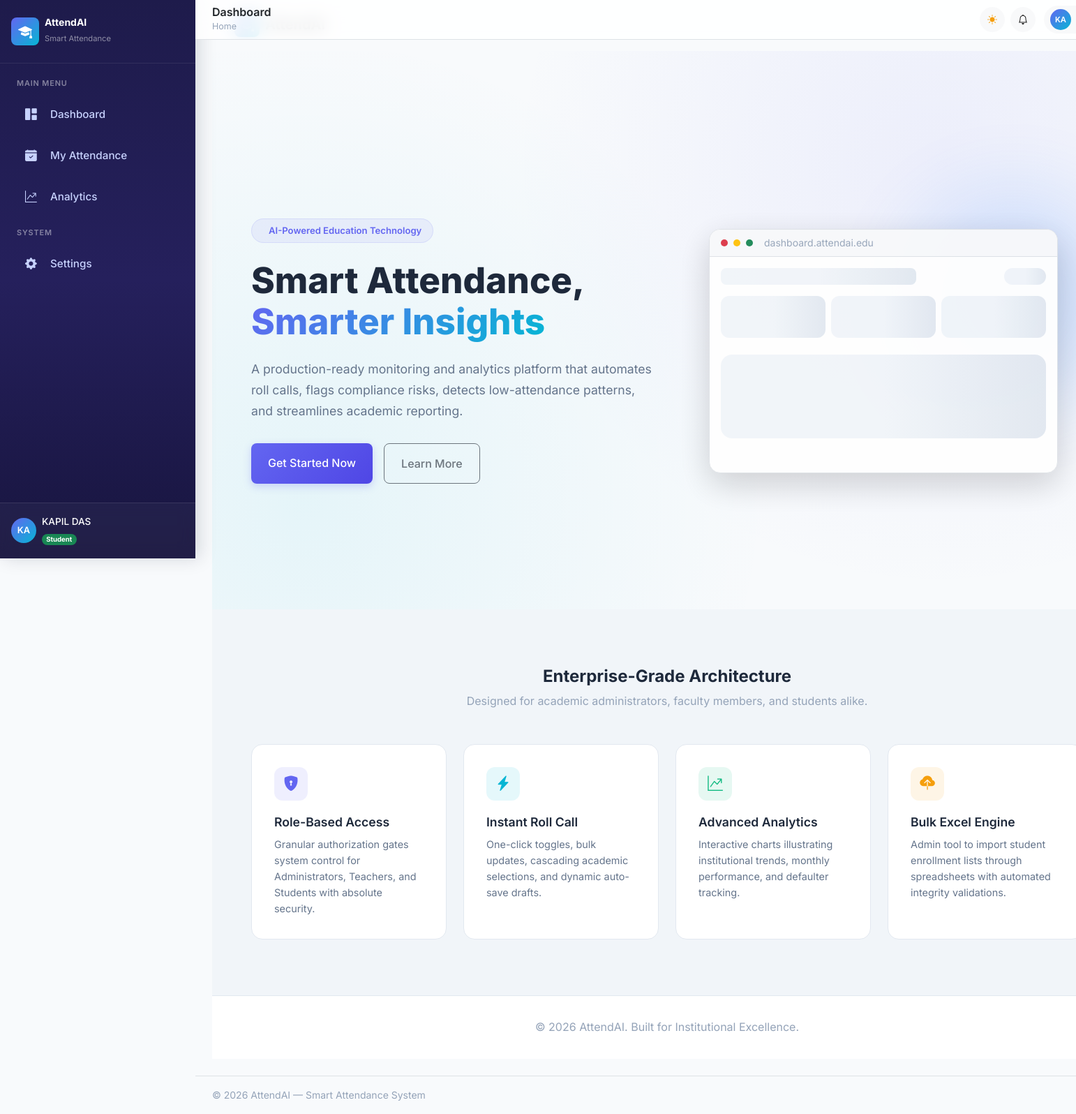
Page / (signed in) on the committed database.
### app/models/user.py (models this page shows, shortened)
class User(UserMixin, db.Model):
    __tablename__ = 'users'
    id = db.Column(db.Integer, primary_key=True)
    email = db.Column(db.String(120), unique=True, nullable=False, index=True)
    password_hash = db.Column(db.String(256), nullable=False)
    full_name = db.Column(db.String(100), nullable=False)
    phone = db.Column(db.String(20), nullable=True)
    avatar = db.Column(db.String(255), nullable=True)
    role = db.Column(db.String(20), nullable=False, default='teacher') # 'admin', 'teacher', 'student'
    is_active = db.Column(db.Boolean, default=True, nullable=False)
    created_at = db.Column(db.DateTime, default=datetime.utcnow, nullable=False)
    last_login = db.Column(db.DateTime, nullable=True)
    theme_preference = db.Column(db.String(10), default='light', nullable=False)

### app/__init__.py (the view)
    @app.route('/')
    def landing():
        return render_template('landing.html')

### app/templates/landing.html (shortened to what this page needs)
{% extends "base.html" %}
{% block extra_css %}
<link rel="stylesheet" href="{{ url_for('static', filename='css/landing.css') }}">
{% endblock %}
{% block content %}
<nav class="landing-nav" id="landingNav">
    <a href="#" class="landing-nav-brand">
        <div class="d-flex align-items-center gap-2">
            <div class="rounded-3 d-flex align-items-center justify-content-center text-white" style="width:36px;height:36px;background:linear-gradient(135deg,#6366f1,#06b6d4);">
                <i class="bi bi-mortarboard-fill fs-5"></i>
            </div>
            <span class="fw-bold text-dark fs-5">AttendAI</span>
        </div>
    </a>
</nav>
<section class="hero-section">
    <div class="container px-4">
        <div class="row align-items-center">
            <div class="col-lg-6">
                <div class="hero-content">
                    <div class="hero-badge">
                        <span>AI-Powered Education Technology</span>
                    </div>
                    <h1 class="hero-title">Smart Attendance, <span>Smarter Insights</span></h1>
                    <p class="hero-description">
                        A production-ready monitoring and analytics platform that automates roll calls, flags compliance risks, detects low-attendance patterns, and streamlines academic reporting.
                    </p>
                    <div class="hero-cta">
                        <a href="{{ url_for('auth.login') }}" class="btn btn-primary-gradient px-4 py-3">Get Started Now</a>
                        <a href="#features" class="btn btn-outline-secondary px-4 py-3 rounded-3" style="font-weight:500;">Learn More</a>
                    </div>
                </div>
            </div>
            <div class="col-lg-6 d-none d-lg-block">
                <div class="position-relative ms-5">
                    <div class="rounded-4 overflow-hidden border shadow-lg" style="width: 500px; height: 350px; background: #fff; opacity: 0.95;">
                        <div class="bg-light px-3 py-2 border-bottom d-flex align-items-center gap-2">
                            <span class="rounded-circle bg-danger" style="width:10px;height:10px;display:inline-block;"></span>
                            <span class="rounded-circle bg-warning" style="width:10px;height:10px;display:inline-block;"></span>
                            <span class="rounded-circle bg-success" style="width:10px;height:10px;display:inline-block;"></span>
                            <small class="text-muted ms-2">dashboard.attendai.edu</small>
                        </div>
                        <div class="p-3">
                            <div class="d-flex justify-content-between align-items-center mb-3">
                                <div class="skeleton-title skeleton mb-0"></div>
                                <div class="skeleton mb-0" style="width:60px;height:24px;border-radius:20px;"></div>
                            </div>
                            <div class="row g-2 mb-3">
                                <div class="col-4"><div class="skeleton-card skeleton" style="height:60px;border-radius:12px;"></div></div>
                                <div class="col-4"><div class="skeleton-card skeleton" style="height:60px;border-radius:12px;"></div></div>
                                <div class="col-4"><div class="skeleton-card skeleton" style="height:60px;border-radius:12px;"></div></div>
                            </div>
                            <div class="skeleton-card skeleton" style="height:120px;border-radius:16px;"></div>
                        </div>
                    </div>
                </div>
            </div>
        </div>
    </div>
</section>
<section id="features" class="features-section">
    <div class="container px-4">
        <div class="text-center mb-5">
            <h2 class="fw-bold">Enterprise-Grade Architecture</h2>
            <p class="text-muted">Designed for academic administrators, faculty members, and students alike.</p>
        </div>
        <div class="features-grid">
            <div class="feature-card">
                <div class="feature-icon"><i class="bi bi-shield-lock-fill"></i></div>
                <h5 class="feature-card-title">Role-Based Access</h5>
                <p class="feature-card-desc">Granular authorization gates system control for Administrators, Teachers, and Students with absolute security.</p>
            </div>
            <div class="feature-card">
                <div class="feature-icon"><i class="bi bi-lightning-charge-fill"></i></div>
                <h5 class="feature-card-title">Instant Roll Call</h5>
                <p class="feature-card-desc">One-click toggles, bulk updates, cascading academic selections, and dynamic auto-save drafts.</p>
            </div>
            <div class="feature-card">
                <div class="feature-icon"><i class="bi bi-graph-up-arrow"></i></div>
                <h5 class="feature-card-title">Advanced Analytics</h5>
                <p class="feature-card-desc">Interactive charts illustrating institutional trends, monthly performance, and defaulter tracking.</p>
            </div>
            <div class="feature-card">
                <div class="feature-icon"><i class="bi bi-cloud-upload-fill"></i></div>
                <h5 class="feature-card-title">Bulk Excel Engine</h5>
                <p class="feature-card-desc">Admin tool to import student enrollment lists through spreadsheets with automated integrity validations.</p>
            </div>
        </div>
    </div>
</section>
<footer class="landing-footer">
    <div class="container px-4">
        <p class="text-muted mb-0">&copy; {{ now.year }} AttendAI. Built for Institutional Excellence.</p>
    </div>
</footer>
{% endblock %}

### app/templates/components/sidebar.html (shortened to what this page needs)
<aside class="app-sidebar" id="appSidebar">
    <div class="sidebar-brand d-flex align-items-center gap-2 px-3 py-4">
        <div class="brand-icon d-flex align-items-center justify-content-center rounded-3" style="width:40px;height:40px;background:linear-gradient(135deg,#6366f1,#06b6d4);">
            <i class="bi bi-mortarboard-fill text-white fs-5"></i>
        </div>
        <div class="brand-text">
            <h6 class="mb-0 text-white fw-bold">AttendAI</h6>
            <small class="text-white-50" style="font-size:0.7rem;">Smart Attendance</small>
        </div>
    </div>
    <nav class="sidebar-nav flex-grow-1 px-2 py-2">
        <div class="nav-section">
            <span class="nav-section-label text-uppercase text-white-50 px-3 mb-2 d-block" style="font-size:0.65rem;letter-spacing:0.08em;">Main Menu</span>
            {% if current_user.role == 'admin' %}
            <a href="{{ url_for('admin.dashboard') }}" class="sidebar-link {{ 'active' if request.endpoint == 'admin.dashboard' }}">
                <i class="bi bi-grid-1x2-fill"></i><span>Dashboard</span>
            </a>
            <a href="{{ url_for('admin.departments') }}" class="sidebar-link {{ 'active' if request.endpoint == 'admin.departments' }}">
                <i class="bi bi-building"></i><span>Departments</span>
            </a>
            <a href="{{ url_for('admin.programs') }}" class="sidebar-link {{ 'active' if request.endpoint == 'admin.programs' }}">
                <i class="bi bi-journal-bookmark-fill"></i><span>Programs</span>
            </a>
            <a href="{{ url_for('admin.semesters') }}"
                class="sidebar-link {{ 'active' if request.endpoint == 'admin.semesters' }}">
                <i class="bi bi-calendar3"></i>
                <span>Semesters</span>
            </a>
            <a href="{{ url_for('admin.sections') }}"
                class="sidebar-link {{ 'active' if request.endpoint == 'admin.sections' }}">
                <i class="bi bi-grid-3x3-gap-fill"></i>
                <span>Sections</span>
            </a>
            <a href="{{ url_for('admin.subjects') }}" class="sidebar-link {{ 'active' if request.endpoint == 'admin.subjects' }}">
                <i class="bi bi-book-half"></i><span>Subjects</span>
            </a>
            <a href="{{ url_for('admin.assignments') }}"class="sidebar-link {{ 'active' if request.endpoint == 'admin.assignments' }}">
                <i class="bi bi-diagram-3-fill"></i>
                <span>Assignments</span>
            </a>
            <a href="{{ url_for('admin.teachers') }}" class="sidebar-link {{ 'active' if request.endpoint == 'admin.teachers' }}">
                <i class="bi bi-person-workspace"></i><span>Teachers</span>
            </a>
            </a>
            <a href="{{ url_for('analytics.dashboard') }}" class="sidebar-link {{ 'active' if request.endpoint == 'analytics.dashboard' }}">
                <i class="bi bi-graph-up-arrow"></i><span>Analytics</span>
            </a>
            <a href="{{ url_for('reports.index') }}" class="sidebar-link {{ 'active' if request.endpoint == 'reports.index' }}">
                <i class="bi bi-file-earmark-bar-graph"></i><span>Reports</span>
            </a>
            <span class="nav-section-label text-uppercase text-white-50 px-3 mt-3 mb-2 d-block" style="font-size:0.65rem;letter-spacing:0.08em;">System</span>
            <a href="{{ url_for('admin.bulk_import') }}" class="sidebar-link {{ 'active' if request.endpoint == 'admin.bulk_import' }}">
                <i class="bi bi-cloud-upload-fill"></i><span>Bulk Import</span>
            </a>
            <a href="{{ url_for('settings.index') }}" class="sidebar-link {{ 'active' if request.endpoint == 'settings.index' }}">
                <i class="bi bi-gear-fill"></i><span>Settings</span>
            </a>
            {% elif current_user.role == 'student' %}
            <a href="{{ url_for('student_bp.dashboard') }}" class="sidebar-link {{ 'active' if request.endpoint == 'student_bp.dashboard' }}">
                <i class="bi bi-grid-1x2-fill"></i><span>Dashboard</span>
            </a>
            <a href="{{ url_for('student_bp.attendance') }}" class="sidebar-link {{ 'active' if request.endpoint == 'student_bp.attendance' }}">
                <i class="bi bi-calendar-check-fill"></i><span>My Attendance</span>
            </a>
            <a href="{{ url_for('student_bp.analytics') }}" class="sidebar-link {{ 'active' if request.endpoint == 'student_bp.analytics' }}">
                <i class="bi bi-graph-up-arrow"></i><span>Analytics</span>
            </a>
            <span class="nav-section-label text-uppercase text-white-50 px-3 mt-3 mb-2 d-block" style="font-size:0.65rem;letter-spacing:0.08em;">System</span>
            <a href="{{ url_for('settings.index') }}" class="sidebar-link {{ 'active' if request.endpoint == 'settings.index' }}">
                <i class="bi bi-gear-fill"></i><span>Settings</span>
            </a>
            {% endif %}
        </div>
    </nav>
    <div class="sidebar-user px-3 py-3 border-top border-white border-opacity-10">
        <div class="d-flex align-items-center gap-2">
            <div class="user-avatar d-flex align-items-center justify-content-center rounded-circle flex-shrink-0" style="width:36px;height:36px;background:linear-gradient(135deg,#6366f1,#06b6d4);font-size:0.8rem;font-weight:600;color:#fff;">
                {{ current_user.full_name[:2]|upper if current_user.full_name else 'U' }}
            </div>
            <div class="overflow-hidden">
                <div class="text-white text-truncate fw-medium" style="font-size:0.85rem;">{{ current_user.full_name or 'User' }}</div>
                <span class="badge rounded-pill {% if current_user.role == 'admin' %}bg-primary{% elif current_user.role == 'teacher' %}bg-info{% else %}bg-success{% endif %}" style="font-size:0.6rem;">
                    {{ current_user.role|capitalize }}
                </span>
            </div>
        </div>
    </div>
</aside>

### app/templates/components/navbar.html (shortened to what this page needs)
<header class="app-navbar sticky-top bg-white border-bottom px-4 py-2 d-flex align-items-center justify-content-between" style="z-index:1020;backdrop-filter:blur(12px);background:rgba(255,255,255,0.85)!important;">
    <div class="d-flex align-items-center gap-3">
        <div>
            <h5 class="mb-0 fw-semibold text-dark">{% block page_title %}Dashboard{% endblock %}</h5>
            <nav aria-label="breadcrumb" class="d-none d-md-block">
                <ol class="breadcrumb mb-0" style="font-size:0.78rem;">
                    <li class="breadcrumb-item"><a href="#" class="text-decoration-none text-muted">Home</a></li>
                </ol>
            </nav>
        </div>
    </div>
    <div class="d-flex align-items-center gap-2">
        <button class="btn btn-light btn-sm rounded-circle d-flex align-items-center justify-content-center" style="width:36px;height:36px;" onclick="toggleTheme()" id="themeToggleBtn" aria-label="Toggle theme">
            <i class="bi bi-sun-fill text-warning" id="themeIcon"></i>
        </button>
        <div class="dropdown">
            <button class="btn btn-light btn-sm rounded-circle d-flex align-items-center justify-content-center position-relative" style="width:36px;height:36px;" data-bs-toggle="dropdown" data-bs-auto-close="outside" aria-expanded="false" aria-label="Notifications">
                <i class="bi bi-bell"></i>
            </button>
        </div>
        <div class="dropdown ms-1">
            <button class="btn btn-light btn-sm rounded-pill d-flex align-items-center gap-2 px-2 py-1" data-bs-toggle="dropdown" aria-expanded="false">
                <div class="d-flex align-items-center justify-content-center rounded-circle" style="width:30px;height:30px;background:linear-gradient(135deg,#6366f1,#06b6d4);font-size:0.7rem;font-weight:600;color:#fff;">
                    {{ current_user.full_name[:2]|upper if current_user.full_name else 'U' }}
                </div>
            </button>
        </div>
    </div>
</header>

### rows in the picture
User: full_name "KA", full_name "KAPIL DAS", role "Student"
